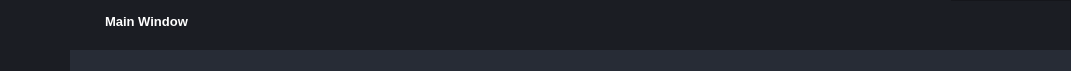
   <widget class="QFrame" name="frame">
    <property name="geometry">
     <rect>
      <x>0</x>
      <y>0</y>
      <width>1071</width>
      <height>71</height>
     </rect>
    </property>
    <property name="styleSheet">
     <string notr="true">background-color: rgb(27, 29, 35);</string>
    </property>
    <property name="frameShape">
     <enum>QFrame::StyledPanel</enum>
    </property>
    <property name="frameShadow">
     <enum>QFrame::Raised</enum>
    </property>
    <widget class="QPushButton" name="btn_toggle_menu_2">
     <property name="geometry">
      <rect>
       <x>0</x>
       <y>0</y>
       <width>70</width>
       <height>71</height>
      </rect>
     </property>
     <property name="sizePolicy">
      <sizepolicy hsizetype="Expanding" vsizetype="Expanding">
       <horstretch>0</horstretch>
       <verstretch>0</verstretch>
      </sizepolicy>
     </property>
     <property name="styleSheet">
      <string notr="true">QPushButton {
	
	background-position: center;
	background-repeat: no-reperat;
	border: none;
	background-color: rgb(27, 29, 35);
}
QPushButton:hover {
	background-color: rgb(33, 37, 43);
}
QPushButton:pressed {	
	background-color: rgb(85, 170, 255);
}</string>
     </property>
     <property name="text">
      <string/>
     </property>
     <property name="icon">
      <iconset>
       <normaloff>../../realTimeInspectionSystem/view/desktopAppIcons/24x24/cil-menu.png</normaloff>../../realTimeInspectionSystem/view/desktopAppIcons/24x24/cil-menu.png</iconset>
     </property>
     <property name="iconSize">
      <size>
       <width>24</width>
       <height>24</height>
      </size>
     </property>
    </widget>
    <widget class="QFrame" name="frame_label_top_btns">
     <property name="geometry">
      <rect>
       <x>70</x>
       <y>0</y>
       <width>881</width>
       <height>42</height>
      </rect>
     </property>
     <property name="sizePolicy">
      <sizepolicy hsizetype="Expanding" vsizetype="Preferred">
       <horstretch>0</horstretch>
       <verstretch>0</verstretch>
      </sizepolicy>
     </property>
     <property name="frameShape">
      <enum>QFrame::NoFrame</enum>
     </property>
     <property name="frameShadow">
      <enum>QFrame::Raised</enum>
     </property>
     <layout class="QHBoxLayout" name="horizontalLayout_10">
      <property name="spacing">
       <number>0</number>
      </property>
      <property name="leftMargin">
       <number>5</number>
      </property>
      <property name="topMargin">
       <number>0</number>
      </property>
      <property name="rightMargin">
       <number>10</number>
      </property>
      <property name="bottomMargin">
       <number>0</number>
      </property>
      <item>
       <widget class="QFrame" name="frame_icon_top_bar_2">
        <property name="maximumSize">
         <size>
          <width>30</width>
          <height>30</height>
         </size>
        </property>
        <property name="styleSheet">
         <string notr="true">background: transparent;
background-image: url(:/16x16/icons/16x16/cil-terminal.png);
background-position: center;
background-repeat: no-repeat;
</string>
        </property>
        <property name="frameShape">
         <enum>QFrame::StyledPanel</enum>
        </property>
        <property name="frameShadow">
         <enum>QFrame::Raised</enum>
        </property>
        <widget class="QLabel" name="label_2">
         <property name="geometry">
          <rect>
           <x>6</x>
           <y>5</y>
           <width>20</width>
           <height>21</height>
          </rect>
         </property>
         <property name="text">
          <string/>
         </property>
         <property name="pixmap">
          <pixmap>../../Desktop App/icons/16x16/cil-home.png</pixmap>
         </property>
        </widget>
       </widget>
      </item>
      <item>
       <widget class="QLabel" name="label_title_bar_top">
        <property name="font">
         <font>
          <family>Segoe UI</family>
          <pointsize>10</pointsize>
          <weight>75</weight>
          <bold>true</bold>
         </font>
        </property>
        <property name="styleSheet">
         <string notr="true">background: transparent;
color: rgb(255, 255, 255);
</string>
        </property>
        <property name="text">
         <string>Main Window</string>
        </property>
       </widget>
      </item>
     </layout>
    </widget>
    <widget class="QPushButton" name="btn_close">
     <property name="geometry">
      <rect>
       <x>1020</x>
       <y>0</y>
       <width>40</width>
       <height>42</height>
      </rect>
     </property>
     <property name="sizePolicy">
      <sizepolicy hsizetype="Minimum" vsizetype="Expanding">
       <horstretch>0</horstretch>
       <verstretch>0</verstretch>
      </sizepolicy>
     </property>
     <property name="minimumSize">
      <size>
       <width>40</width>
       <height>0</height>
      </size>
     </property>
     <property name="maximumSize">
      <size>
       <width>40</width>
       <height>16777215</height>
      </size>
     </property>
     <property name="toolTip">
      <string>Close</string>
     </property>
     <property name="styleSheet">
      <string notr="true">QPushButton {	
	border: none;
	background-color: transparent;
}
QPushButton:hover {
	background-color: rgb(52, 59, 72);
}
QPushButton:pressed {	
	background-color: rgb(85, 170, 255);
}</string>
     </property>
     <property name="text">
      <string/>
     </property>
     <property name="icon">
      <iconset>
       <normaloff>icons/24x24/cil-x.png</normaloff>icons/24x24/cil-x.png</iconset>
     </property>
    </widget>
    <widget class="QPushButton" name="btn_minimize">
     <property name="geometry">
      <rect>
       <x>940</x>
       <y>0</y>
       <width>40</width>
       <height>42</height>
      </rect>
     </property>
     <property name="sizePolicy">
      <sizepolicy hsizetype="Minimum" vsizetype="Expanding">
       <horstretch>0</horstretch>
       <verstretch>0</verstretch>
      </sizepolicy>
     </property>
     <property name="minimumSize">
      <size>
       <width>40</width>
       <height>0</height>
      </size>
     </property>
     <property name="maximumSize">
      <size>
       <width>40</width>
       <height>16777215</height>
      </size>
     </property>
     <property name="toolTip">
      <string>Minimize</string>
     </property>
     <property name="styleSheet">
      <string notr="true">QPushButton {	
	border: none;
	background-color: transparent;
}
QPushButton:hover {
	background-color: rgb(52, 59, 72);
}
QPushButton:pressed {	
	background-color: rgb(85, 170, 255);
}</string>
     </property>
     <property name="text">
      <string/>
     </property>
     <property name="icon">
      <iconset>
       <normaloff>icons/24x24/cil-window-minimize.png</normaloff>icons/24x24/cil-window-minimize.png</iconset>
     </property>
    </widget>
    <widget class="QPushButton" name="btn_maximize_restore">
     <property name="geometry">
      <rect>
       <x>980</x>
       <y>0</y>
       <width>40</width>
       <height>42</height>
      </rect>
     </property>
     <property name="sizePolicy">
      <sizepolicy hsizetype="Minimum" vsizetype="Expanding">
       <horstretch>0</horstretch>
       <verstretch>0</verstretch>
      </sizepolicy>
     </property>
     <property name="minimumSize">
      <size>
       <width>40</width>
       <height>0</height>
      </size>
     </property>
     <property name="maximumSize">
      <size>
       <width>40</width>
       <height>16777215</height>
      </size>
     </property>
     <property name="toolTip">
      <string>Maximize</string>
     </property>
     <property name="styleSheet">
      <string notr="true">QPushButton {	
	border: none;
	background-color: transparent;
}
QPushButton:hover {
	background-color: rgb(52, 59, 72);
}
QPushButton:pressed {	
	background-color: rgb(85, 170, 255);
}</string>
     </property>
     <property name="text">
      <string/>
     </property>
     <property name="icon">
      <iconset>
       <normaloff>icons/24x24/cil-window-maximize.png</normaloff>icons/24x24/cil-window-maximize.png</iconset>
     </property>
    </widget>
    <widget class="QFrame" name="frame_top_info">
     <property name="geometry">
      <rect>
       <x>70</x>
       <y>50</y>
       <width>1001</width>
       <height>23</height>
      </rect>
     </property>
     <property name="maximumSize">
      <size>
       <width>16777215</width>
       <height>65</height>
      </size>
     </property>
     <property name="styleSheet">
      <string notr="true">background-color: rgb(39, 44, 54);</string>
     </property>
     <property name="frameShape">
      <enum>QFrame::NoFrame</enum>
     </property>
     <property name="frameShadow">
      <enum>QFrame::Raised</enum>
     </property>
     <layout class="QHBoxLayout" name="horizontalLayout_8">
      <property name="spacing">
       <number>0</number>
      </property>
      <property name="leftMargin">
       <number>10</number>
      </property>
      <property name="topMargin">
       <number>0</number>
      </property>
      <property name="rightMargin">
       <number>10</number>
      </property>
      <property name="bottomMargin">
       <number>0</number>
      </property>
     </layout>
    </widget>
   </widget>
